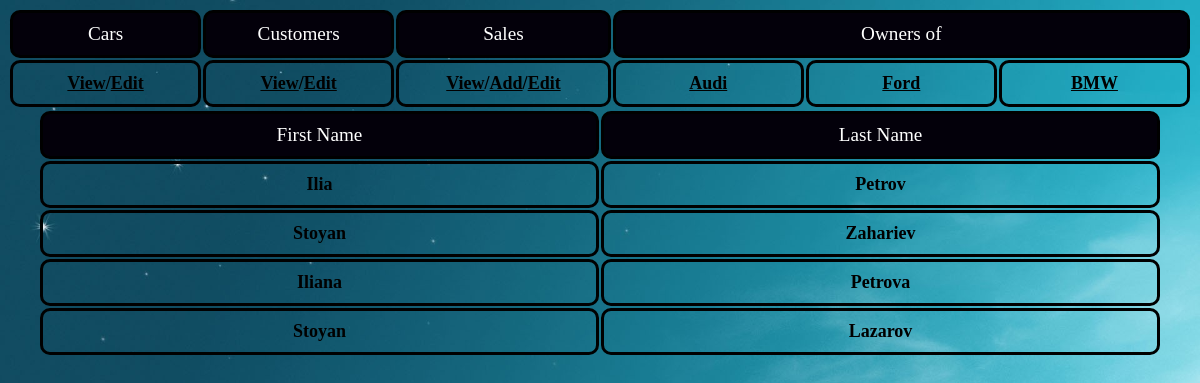
/index.php?input=customers, run on the app's committed database.
### tables this page shows
CREATE TABLE IF NOT EXISTS `customers` (
  `customer_id` int(11) NOT NULL AUTO_INCREMENT,
  `first_name` varchar(50) NOT NULL,
  `last_name` varchar(50) NOT NULL,
  PRIMARY KEY (`customer_id`)
);

### index.php (called while the page is built, shortened)
<?php
include "core/Model.php";
include "core/Controller.php";
include "model/CustomersModel.php";
include "controller/MyController.php";
$main = new MyController($db);
$main->main();

### core/Controller.php (called while the page is built, shortened)
<?php
abstract class Controller{
	public function __construct($db){
		$this->db = $db;
	}
}

### core/Model.php (called while the page is built, shortened)
<?php
abstract class Model
{
	public function __construct($db){
		$this->db = $db;
	}
}

### model/CustomersModel.php (called while the page is built, shortened)
<?php
class CustomersModel extends Model
{
    public function __construct($db)
    {
        $this->table = "customers";
    }
    public function readAll()
    {
        try {
            $stmt = $this->db->prepare("
              SELECT * FROM `cars`.$this->table");
            $stmt->execute();
            $all = $stmt->fetchAll(PDO::FETCH_ASSOC);
            return ($all);
        } catch (PDOException $e) {
            print "Error!: " . $e->getMessage() . "<br/>";
            include "view/error_page.php";
        }
    }
}

### view/read_customers.php (the view)
<table>
    <th>First Name</th>
    <th>Last Name</th>
    <?php foreach($customers as $i => $iv): ?>
        <tr>
            <td><?php echo($iv['first_name']); ?></td>
            <td><?php echo($iv['last_name']); ?></td>
        </tr>
    <?php endforeach; ?>
</table>

### view/style.css (style rules this page uses)
body { background-image: url("background.jpg"); background-size: 100%; }
th, td { font-size: large; font-weight: lighter; padding: 10px; width: 10%; text-align: center; border: 3px solid black; border-radius: 10px; }
table { margin-left: auto; margin-right: auto; }
th { background-color: #03000a; font-size: larger; color: white; }
td { font-weight: bold; }

### data on the page
customers: first_name "Ilia", last_name "Petrov"
customers: first_name "Stoyan", last_name "Zahariev"
customers: first_name "Iliana", last_name "Petrova"
customers: first_name "Stoyan", last_name "Lazarov"

### other printed values
$iv['car_make'] "Audi"
$iv['car_make'] "Ford"
$iv['car_make'] "BMW"
